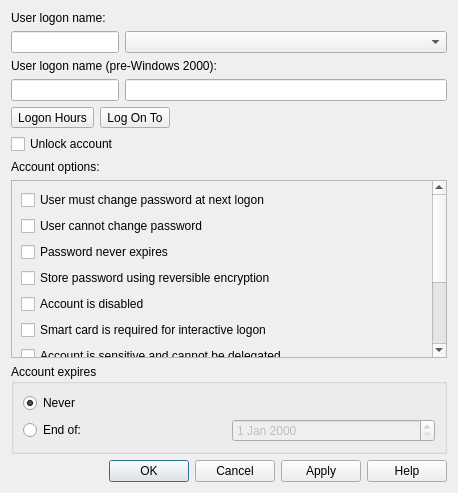
<?xml version="1.0" encoding="UTF-8"?>
<ui version="4.0">
 <class>AccountWidget</class>
 <widget class="QWidget" name="AccountWidget">
  <property name="geometry">
   <rect>
    <x>0</x>
    <y>0</y>
    <width>458</width>
    <height>493</height>
   </rect>
  </property>
  <property name="windowTitle">
   <string>Form</string>
  </property>
  <layout class="QGridLayout" name="gridLayout_3">
   <item row="0" column="0" colspan="2">
    <widget class="QLabel" name="userLogonNameLabel">
     <property name="text">
      <string>User logon name:</string>
     </property>
    </widget>
   </item>
   <item row="1" column="0" colspan="2">
    <widget class="QLineEdit" name="userLogonNameLineEdit"/>
   </item>
   <item row="1" column="2">
    <widget class="QComboBox" name="userLogonNameComboBox"/>
   </item>
   <item row="2" column="0" colspan="3">
    <widget class="QLabel" name="userLogonNamePreLabel">
     <property name="text">
      <string>User logon name (pre-Windows 2000):</string>
     </property>
    </widget>
   </item>
   <item row="3" column="0" colspan="2">
    <widget class="QLineEdit" name="userLogonNameRootPreLineEdit">
     <property name="readOnly">
      <bool>true</bool>
     </property>
    </widget>
   </item>
   <item row="3" column="2">
    <widget class="QLineEdit" name="userLogonNamePreLineEdit"/>
   </item>
   <item row="4" column="0">
    <widget class="QToolButton" name="logonHoursToolButton">
     <property name="text">
      <string>Logon Hours</string>
     </property>
    </widget>
   </item>
   <item row="5" column="0" colspan="2">
    <widget class="QCheckBox" name="unlockAccountCheckBox">
     <property name="text">
      <string>Unlock account</string>
     </property>
    </widget>
   </item>
   <item row="6" column="0" colspan="2">
    <widget class="QLabel" name="accountOptionsLabel">
     <property name="text">
      <string>Account options:</string>
     </property>
    </widget>
   </item>
   <item row="7" column="0" colspan="3">
    <widget class="QScrollArea" name="optionsScrollArea">
     <property name="widgetResizable">
      <bool>true</bool>
     </property>
     <widget class="QWidget" name="optionsScrollAreaWidgetContents">
      <property name="geometry">
       <rect>
        <x>0</x>
        <y>0</y>
        <width>424</width>
        <height>359</height>
       </rect>
      </property>
      <layout class="QGridLayout" name="gridLayout_2">
       <item row="1" column="0">
        <widget class="QCheckBox" name="optionChangePasswordCheckBox">
         <property name="text">
          <string>User cannot change password</string>
         </property>
        </widget>
       </item>
       <item row="8" column="0">
        <widget class="QCheckBox" name="optionEncryptDESCheckBox">
         <property name="text">
          <string>Use Kerberos DES encryption types for this account</string>
         </property>
        </widget>
       </item>
       <item row="11" column="0">
        <widget class="QCheckBox" name="optionKerberosPreauthCheckBox">
         <property name="text">
          <string>Do not require Kerberos preauthentification</string>
         </property>
        </widget>
       </item>
       <item row="10" column="0">
        <widget class="QCheckBox" name="optionEncryptAES256CheckBox">
         <property name="text">
          <string>This account supports Kerberos AES 256 bit encryption.</string>
         </property>
        </widget>
       </item>
       <item row="3" column="0">
        <widget class="QCheckBox" name="optionEncryptPasswordCheckBox">
         <property name="text">
          <string>Store password using reversible encryption</string>
         </property>
        </widget>
       </item>
       <item row="2" column="0">
        <widget class="QCheckBox" name="optionExpiresCheckBox">
         <property name="text">
          <string>Password never expires</string>
         </property>
        </widget>
       </item>
       <item row="4" column="0">
        <widget class="QCheckBox" name="optionDisabledCheckBox">
         <property name="text">
          <string>Account is disabled</string>
         </property>
        </widget>
       </item>
       <item row="0" column="0">
        <widget class="QCheckBox" name="optionChangePasswordNextLogonCheckBox">
         <property name="text">
          <string>User must change password at next logon</string>
         </property>
        </widget>
       </item>
       <item row="6" column="0">
        <widget class="QCheckBox" name="optionSensitiveCheckBox">
         <property name="text">
          <string>Account is sensitive and cannot be delegated</string>
         </property>
        </widget>
       </item>
       <item row="5" column="0">
        <widget class="QCheckBox" name="optionSmartCardCheckBox">
         <property name="text">
          <string>Smart card is required for interactive logon</string>
         </property>
        </widget>
       </item>
       <item row="9" column="0">
        <widget class="QCheckBox" name="optionEncryptAES128CheckBox">
         <property name="text">
          <string>This account supports Kerberos AES 128 bit encryption.</string>
         </property>
        </widget>
       </item>
       <item row="12" column="0">
        <spacer name="verticalSpacer">
         <property name="orientation">
          <enum>Qt::Vertical</enum>
         </property>
         <property name="sizeHint" stdset="0">
          <size>
           <width>20</width>
           <height>40</height>
          </size>
         </property>
        </spacer>
       </item>
      </layout>
     </widget>
    </widget>
   </item>
   <item row="9" column="0" colspan="3">
    <widget class="QDialogButtonBox" name="dialogButtonBox">
     <property name="standardButtons">
      <set>QDialogButtonBox::Apply|QDialogButtonBox::Cancel|QDialogButtonBox::Help|QDialogButtonBox::Ok</set>
     </property>
    </widget>
   </item>
   <item row="4" column="1" colspan="2">
    <widget class="QToolButton" name="logonToToolButton">
     <property name="text">
      <string>Log On To</string>
     </property>
    </widget>
   </item>
   <item row="8" column="0" colspan="3">
    <widget class="QGroupBox" name="accountExpiresGroupBox">
     <property name="title">
      <string>Account expires</string>
     </property>
     <layout class="QGridLayout" name="gridLayout">
      <item row="0" column="0" colspan="2">
       <widget class="QRadioButton" name="neverExpiresRadioButton">
        <property name="text">
         <string>Never</string>
        </property>
        <property name="checked">
         <bool>true</bool>
        </property>
       </widget>
      </item>
      <item row="1" column="0">
       <widget class="QRadioButton" name="expiresRadioButton">
        <property name="text">
         <string>End of:</string>
        </property>
       </widget>
      </item>
      <item row="1" column="1">
       <widget class="QDateEdit" name="expiresDateEdit">
        <property name="enabled">
         <bool>false</bool>
        </property>
       </widget>
      </item>
     </layout>
    </widget>
   </item>
  </layout>
 </widget>
 <resources/>
 <connections>
  <connection>
   <sender>expiresRadioButton</sender>
   <signal>toggled(bool)</signal>
   <receiver>expiresDateEdit</receiver>
   <slot>setEnabled(bool)</slot>
   <hints>
    <hint type="sourcelabel">
     <x>123</x>
     <y>424</y>
    </hint>
    <hint type="destinationlabel">
     <x>334</x>
     <y>424</y>
    </hint>
   </hints>
  </connection>
 </connections>
</ui>
